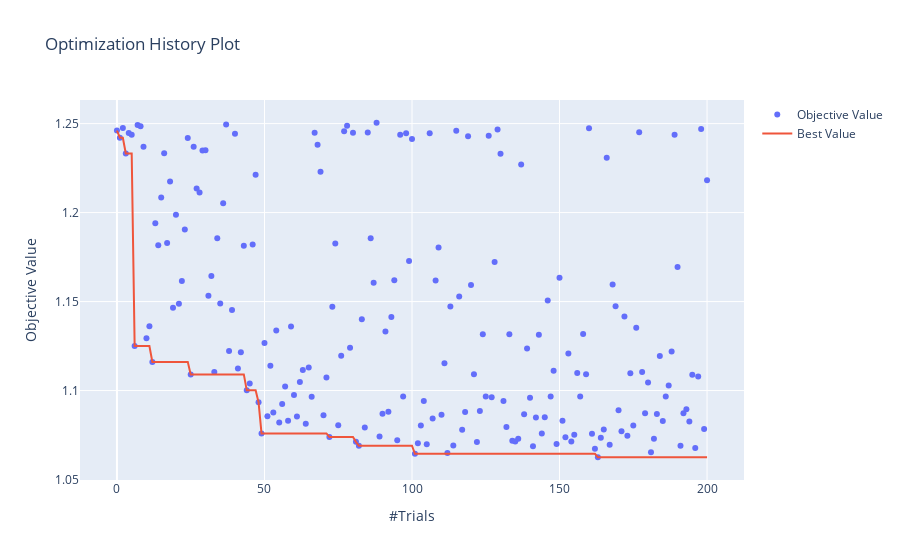
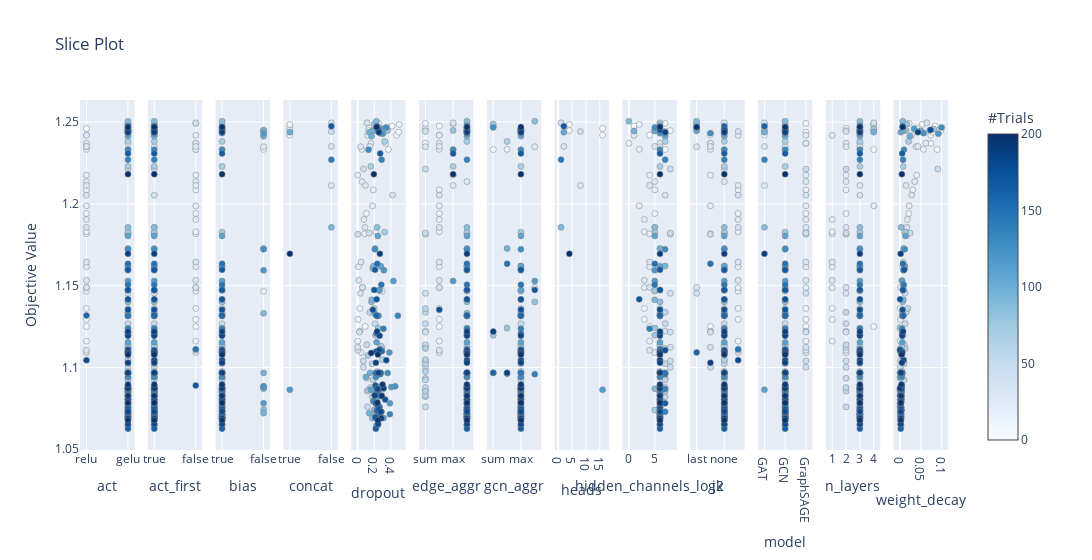
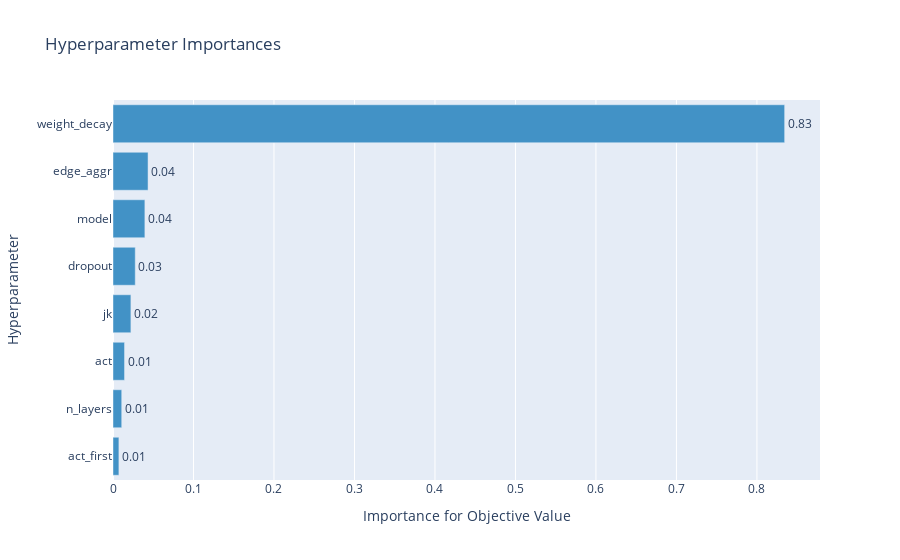

Notebook cell for these charts, in order:
### Code cell
# Plot the results.
optuna.visualization.plot_optimization_history(study).show()
optuna.visualization.plot_contour(study).show()
optuna.visualization.plot_slice(study).show()
optuna.visualization.plot_param_importances(study).show()

### Figure 1 — Plotly figure (JSON) as saved in the notebook; plotly's stock layout.template omitted (floating-point values rounded to 4 significant figures; data arrays with more than 128 entries replaced by an {"elided": "..."} marker saying what was removed)
{"data": [{"mode": "markers", "name": "Objective Value", "type": "scatter", "x": {"elided": "201 int values"}, "y": {"elided": "201 float values"}}, {"name": "Best Value", "type": "scatter", "x": {"elided": "201 int values"}, "y": {"elided": "201 float values"}}], "layout": {"title": {"text": "Optimization History Plot"}, "xaxis": {"title": {"text": "#Trials"}}, "yaxis": {"title": {"text": "Objective Value"}}}}

### Figure 2 — Plotly figure (JSON) as saved in the notebook; plotly's stock layout.template omitted (floating-point values rounded to 4 significant figures; data arrays with more than 128 entries replaced by an {"elided": "..."} marker saying what was removed)
{"data": [{"marker": {"color": {"elided": "201 int values"}, "colorbar": {"title": {"text": "#Trials"}, "x": 1, "xpad": 40}, "colorscale": [[0, "rgb(247,251,255)"], [0.125, "rgb(222,235,247)"], [0.25, "rgb(198,219,239)"], [0.375, "rgb(158,202,225)"], [0.5, "rgb(107,174,214)"], [0.625, "rgb(66,146,198)"], [0.75, "rgb(33,113,181)"], [0.875, "rgb(8,81,156)"], [1, "rgb(8,48,107)"]], "line": {"color": "Grey", "width": 0.5}, "showscale": true}, "mode": "markers", "showlegend": false, "type": "scatter", "x": {"elided": "201 str values"}, "xaxis": "x", "y": {"elided": "201 float values"}, "yaxis": "y"}, {"marker": {"color": {"elided": "201 int values"}, "colorbar": {"title": {"text": "#Trials"}, "x": 1, "xpad": 40}, "colorscale": [[0, "rgb(247,251,255)"], [0.125, "rgb(222,235,247)"], [0.25, "rgb(198,219,239)"], [0.375, "rgb(158,202,225)"], [0.5, "rgb(107,174,214)"], [0.625, "rgb(66,146,198)"], [0.75, "rgb(33,113,181)"], [0.875, "rgb(8,81,156)"], [1, "rgb(8,48,107)"]], "line": {"color": "Grey", "width": 0.5}, "showscale": false}, "mode": "markers", "showlegend": false, "type": "scatter", "x": {"elided": "201 bool values"}, "xaxis": "x2", "y": {"elided": "201 float values"}, "yaxis": "y2"}, {"marker": {"color": {"elided": "153 int values"}, "colorbar": {"title": {"text": "#Trials"}, "x": 1, "xpad": 40}, "colorscale": [[0, "rgb(247,251,255)"], [0.125, "rgb(222,235,247)"], [0.25, "rgb(198,219,239)"], [0.375, "rgb(158,202,225)"], [0.5, "rgb(107,174,214)"], [0.625, "rgb(66,146,198)"], [0.75, "rgb(33,113,181)"], [0.875, "rgb(8,81,156)"], [1, "rgb(8,48,107)"]], "line": {"color": "Grey", "width": 0.5}, "showscale": false}, "mode": "markers", "showlegend": false, "type": "scatter", "x": {"elided": "153 bool values"}, "xaxis": "x3", "y": {"elided": "153 float values"}, "yaxis": "y3"}, {"marker": {"color": [0, 1, 4, 8, 28, 30, 37, 40, 86, 96, 110, 137, 160, 190], "colorbar": {"title": {"text": "#Trials"}, "x": 1, "xpad": 40}, "colorscale": [[0, "rgb(247,251,255)"], [0.125, "rgb(222,235,247)"], [0.25, "rgb(198,219,239)"], [0.375, "rgb(158,202,225)"], [0.5, "rgb(107,174,214)"], [0.625, "rgb(66,146,198)"], [0.75, "rgb(33,113,181)"], [0.875, "rgb(8,81,156)"], [1, "rgb(8,48,107)"]], "line": {"color": "Grey", "width": 0.5}, "showscale": false}, "mode": "markers", "showlegend": false, "type": "scatter", "x": [true, true, true, true, false, false, false, false, false, true, true, false, false, true], "xaxis": "x4", "y": [1.246, 1.242, 1.245, 1.249, 1.211, 1.235, 1.25, 1.244, 1.186, 1.244, 1.086, 1.227, 1.247, 1.169], "yaxis": "y4"}, {"marker": {"color": {"elided": "201 int values"}, "colorbar": {"title": {"text": "#Trials"}, "x": 1, "xpad": 40}, "colorscale": [[0, "rgb(247,251,255)"], [0.125, "rgb(222,235,247)"], [0.25, "rgb(198,219,239)"], [0.375, "rgb(158,202,225)"], [0.5, "rgb(107,174,214)"], [0.625, "rgb(66,146,198)"], [0.75, "rgb(33,113,181)"], [0.875, "rgb(8,81,156)"], [1, "rgb(8,48,107)"]], "line": {"color": "Grey", "width": 0.5}, "showscale": false}, "mode": "markers", "showlegend": false, "type": "scatter", "x": {"elided": "201 float values"}, "xaxis": "x5", "y": {"elided": "201 float values"}, "yaxis": "y5"}, {"marker": {"color": {"elided": "201 int values"}, "colorbar": {"title": {"text": "#Trials"}, "x": 1, "xpad": 40}, "colorscale": [[0, "rgb(247,251,255)"], [0.125, "rgb(222,235,247)"], [0.25, "rgb(198,219,239)"], [0.375, "rgb(158,202,225)"], [0.5, "rgb(107,174,214)"], [0.625, "rgb(66,146,198)"], [0.75, "rgb(33,113,181)"], [0.875, "rgb(8,81,156)"], [1, "rgb(8,48,107)"]], "line": {"color": "Grey", "width": 0.5}, "showscale": false}, "mode": "markers", "showlegend": false, "type": "scatter", "x": {"elided": "201 str values"}, "xaxis": "x6", "y": {"elided": "201 float values"}, "yaxis": "y6"}, {"marker": {"color": {"elided": "153 int values"}, "colorbar": {"title": {"text": "#Trials"}, "x": 1, "xpad": 40}, "colorscale": [[0, "rgb(247,251,255)"], [0.125, "rgb(222,235,247)"], [0.25, "rgb(198,219,239)"], [0.375, "rgb(158,202,225)"], [0.5, "rgb(107,174,214)"], [0.625, "rgb(66,146,198)"], [0.75, "rgb(33,113,181)"], [0.875, "rgb(8,81,156)"], [1, "rgb(8,48,107)"]], "line": {"color": "Grey", "width": 0.5}, "showscale": false}, "mode": "markers", "showlegend": false, "type": "scatter", "x": {"elided": "153 str values"}, "xaxis": "x7", "y": {"elided": "153 float values"}, "yaxis": "y7"}, {"marker": {"color": [0, 1, 4, 8, 28, 30, 37, 40, 86, 96, 110, 137, 160, 190], "colorbar": {"title": {"text": "#Trials"}, "x": 1, "xpad": 40}, "colorscale": [[0, "rgb(247,251,255)"], [0.125, "rgb(222,235,247)"], [0.25, "rgb(198,219,239)"], [0.375, "rgb(158,202,225)"], [0.5, "rgb(107,174,214)"], [0.625, "rgb(66,146,198)"], [0.75, "rgb(33,113,181)"], [0.875, "rgb(8,81,156)"], [1, "rgb(8,48,107)"]], "line": {"color": "Grey", "width": 0.5}, "showscale": false}, "mode": "markers", "showlegend": false, "type": "scatter", "x": [16, 16, 4, 4, 8, 2, 1, 8, 1, 2, 16, 1, 2, 4], "xaxis": "x8", "y": [1.246, 1.242, 1.245, 1.249, 1.211, 1.235, 1.25, 1.244, 1.186, 1.244, 1.086, 1.227, 1.247, 1.169], "yaxis": "y8"}, {"marker": {"color": {"elided": "201 int values"}, "colorbar": {"title": {"text": "#Trials"}, "x": 1, "xpad": 40}, "colorscale": [[0, "rgb(247,251,255)"], [0.125, "rgb(222,235,247)"], [0.25, "rgb(198,219,239)"], [0.375, "rgb(158,202,225)"], [0.5, "rgb(107,174,214)"], [0.625, "rgb(66,146,198)"], [0.75, "rgb(33,113,181)"], [0.875, "rgb(8,81,156)"], [1, "rgb(8,48,107)"]], "line": {"color": "Grey", "width": 0.5}, "showscale": false}, "mode": "markers", "showlegend": false, "type": "scatter", "x": {"elided": "201 int values"}, "xaxis": "x9", "y": {"elided": "201 float values"}, "yaxis": "y9"}, {"marker": {"color": {"elided": "201 int values"}, "colorbar": {"title": {"text": "#Trials"}, "x": 1, "xpad": 40}, "colorscale": [[0, "rgb(247,251,255)"], [0.125, "rgb(222,235,247)"], [0.25, "rgb(198,219,239)"], [0.375, "rgb(158,202,225)"], [0.5, "rgb(107,174,214)"], [0.625, "rgb(66,146,198)"], [0.75, "rgb(33,113,181)"], [0.875, "rgb(8,81,156)"], [1, "rgb(8,48,107)"]], "line": {"color": "Grey", "width": 0.5}, "showscale": false}, "mode": "markers", "showlegend": false, "type": "scatter", "x": {"elided": "201 str values"}, "xaxis": "x10", "y": {"elided": "201 float values"}, "yaxis": "y10"}, {"marker": {"color": {"elided": "201 int values"}, "colorbar": {"title": {"text": "#Trials"}, "x": 1, "xpad": 40}, "colorscale": [[0, "rgb(247,251,255)"], [0.125, "rgb(222,235,247)"], [0.25, "rgb(198,219,239)"], [0.375, "rgb(158,202,225)"], [0.5, "rgb(107,174,214)"], [0.625, "rgb(66,146,198)"], [0.75, "rgb(33,113,181)"], [0.875, "rgb(8,81,156)"], [1, "rgb(8,48,107)"]], "line": {"color": "Grey", "width": 0.5}, "showscale": false}, "mode": "markers", "showlegend": false, "type": "scatter", "x": {"elided": "201 str values"}, "xaxis": "x11", "y": {"elided": "201 float values"}, "yaxis": "y11"}, {"marker": {"color": {"elided": "201 int values"}, "colorbar": {"title": {"text": "#Trials"}, "x": 1, "xpad": 40}, "colorscale": [[0, "rgb(247,251,255)"], [0.125, "rgb(222,235,247)"], [0.25, "rgb(198,219,239)"], [0.375, "rgb(158,202,225)"], [0.5, "rgb(107,174,214)"], [0.625, "rgb(66,146,198)"], [0.75, "rgb(33,113,181)"], [0.875, "rgb(8,81,156)"], [1, "rgb(8,48,107)"]], "line": {"color": "Grey", "width": 0.5}, "showscale": false}, "mode": "markers", "showlegend": false, "type": "scatter", "x": {"elided": "201 int values"}, "xaxis": "x12", "y": {"elided": "201 float values"}, "yaxis": "y12"}, {"marker": {"color": {"elided": "201 int values"}, "colorbar": {"title": {"text": "#Trials"}, "x": 1, "xpad": 40}, "colorscale": [[0, "rgb(247,251,255)"], [0.125, "rgb(222,235,247)"], [0.25, "rgb(198,219,239)"], [0.375, "rgb(158,202,225)"], [0.5, "rgb(107,174,214)"], [0.625, "rgb(66,146,198)"], [0.75, "rgb(33,113,181)"], [0.875, "rgb(8,81,156)"], [1, "rgb(8,48,107)"]], "line": {"color": "Grey", "width": 0.5}, "showscale": false}, "mode": "markers", "showlegend": false, "type": "scatter", "x": {"elided": "201 float values"}, "xaxis": "x13", "y": {"elided": "201 float values"}, "yaxis": "y13"}], "layout": {"title": {"text": "Slice Plot"}, "width": 3900, "xaxis": {"anchor": "y", "domain": [0, 0.06272], "title": {"text": "act"}}, "xaxis10": {"anchor": "y10", "domain": [0.703, 0.7657], "title": {"text": "jk"}}, "xaxis11": {"anchor": "y11", "domain": [0.7811, 0.8438], "title": {"text": "model"}}, "xaxis12": {"anchor": "y12", "domain": [0.8592, 0.9219], "title": {"text": "n_layers"}}, "xaxis13": {"anchor": "y13", "domain": [0.9373, 1.0], "title": {"text": "weight_decay"}}, "xaxis2": {"anchor": "y2", "domain": [0.07811, 0.1408], "title": {"text": "act_first"}}, "xaxis3": {"anchor": "y3", "domain": [0.1562, 0.2189], "title": {"text": "bias"}}, "xaxis4": {"anchor": "y4", "domain": [0.2343, 0.297], "title": {"text": "concat"}}, "xaxis5": {"anchor": "y5", "domain": [0.3124, 0.3751], "title": {"text": "dropout"}}, "xaxis6": {"anchor": "y6", "domain": [0.3905, 0.4533], "title": {"text": "edge_aggr"}}, "xaxis7": {"anchor": "y7", "domain": [0.4686, 0.5314], "title": {"text": "gcn_aggr"}}, "xaxis8": {"anchor": "y8", "domain": [0.5467, 0.6095], "title": {"text": "heads"}}, "xaxis9": {"anchor": "y9", "domain": [0.6249, 0.6876], "title": {"text": "hidden_channels_log2"}}, "yaxis": {"anchor": "x", "domain": [0, 1], "title": {"text": "Objective Value"}}, "yaxis10": {"anchor": "x10", "domain": [0, 1], "matches": "y", "showticklabels": false}, "yaxis11": {"anchor": "x11", "domain": [0, 1], "matches": "y", "showticklabels": false}, "yaxis12": {"anchor": "x12", "domain": [0, 1], "matches": "y", "showticklabels": false}, "yaxis13": {"anchor": "x13", "domain": [0, 1], "matches": "y", "showticklabels": false}, "yaxis2": {"anchor": "x2", "domain": [0, 1], "matches": "y", "showticklabels": false}, "yaxis3": {"anchor": "x3", "domain": [0, 1], "matches": "y", "showticklabels": false}, "yaxis4": {"anchor": "x4", "domain": [0, 1], "matches": "y", "showticklabels": false}, "yaxis5": {"anchor": "x5", "domain": [0, 1], "matches": "y", "showticklabels": false}, "yaxis6": {"anchor": "x6", "domain": [0, 1], "matches": "y", "showticklabels": false}, "yaxis7": {"anchor": "x7", "domain": [0, 1], "matches": "y", "showticklabels": false}, "yaxis8": {"anchor": "x8", "domain": [0, 1], "matches": "y", "showticklabels": false}, "yaxis9": {"anchor": "x9", "domain": [0, 1], "matches": "y", "showticklabels": false}}}

### Figure 3 — Plotly figure (JSON) as saved in the notebook; plotly's stock layout.template omitted (floating-point values rounded to 4 significant figures)
{"data": [{"cliponaxis": false, "hovertemplate": ["act_first (CategoricalDistribution): 0.007336030273809842<extra></extra>", "n_layers (IntUniformDistribution): 0.010839810942739359<extra></extra>", "act (CategoricalDistribution): 0.014342632140748083<extra></extra>", "jk (CategoricalDistribution): 0.022238706297961083<extra></extra>", "dropout (UniformDistribution): 0.02765089718788911<extra></extra>", "model (CategoricalDistribution): 0.039607691888569115<extra></extra>", "edge_aggr (CategoricalDistribution): 0.04355017122496165<extra></extra>", "weight_decay (UniformDistribution): 0.8344340600433218<extra></extra>"], "marker": {"color": "rgb(66,146,198)"}, "orientation": "h", "text": ["0.007336030273809842", "0.010839810942739359", "0.014342632140748083", "0.022238706297961083", "0.02765089718788911", "0.039607691888569115", "0.04355017122496165", "0.8344340600433218"], "textposition": "outside", "texttemplate": "%{text:.2f}", "type": "bar", "x": [0.007336, 0.01084, 0.01434, 0.02224, 0.02765, 0.03961, 0.04355, 0.8344], "y": ["act_first", "n_layers", "act", "jk", "dropout", "model", "edge_aggr", "weight_decay"]}], "layout": {"showlegend": false, "title": {"text": "Hyperparameter Importances"}, "xaxis": {"title": {"text": "Importance for Objective Value"}}, "yaxis": {"title": {"text": "Hyperparameter"}}}}
